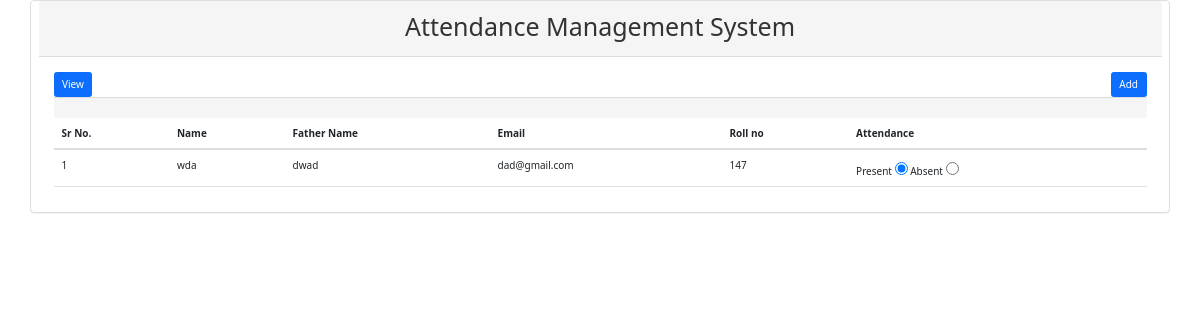
/viewp2.php?date=06-02-22, run on the app's committed database.
### tables this page shows
CREATE TABLE `attendance2` (
  `at_id` int(11) NOT NULL,
  `value` varchar(50) NOT NULL,
  `reg_id` int(11) NOT NULL,
  `date` varchar(30) NOT NULL DEFAULT current_timestamp()
);

CREATE TABLE `stud2` (
  `reg_id` int(11) NOT NULL,
  `name` varchar(50) NOT NULL,
  `fname` varchar(50) NOT NULL,
  `email` varchar(100) NOT NULL,
  `roll` varchar(10) NOT NULL
);

### viewp2.php (the view, shortened to what this page needs)
<?php include_once('connection.php'); ?>
<!DOCTYPE html>
<html lang="en">
<head>
 <link href="https://cdn.jsdelivr.net/npm/bootstrap@5.1.3/dist/css/bootstrap.min.css" rel="stylesheet">
<link rel="stylesheet" href="bootstrap/bootstrap.min.css">
  <link rel="stylesheet" href="https://maxcdn.bootstrapcdn.com/bootstrap/3.4.1/css/bootstrap.min.css">
 <link href="https://cdn.jsdelivr.net/npm/bootstrap@5.1.3/dist/css/bootstrap.min.css" rel="stylesheet">
</head>
<body>
 <div class="panel panel-default container">
  <div class="panel-heading">
    <h1 style="text-align : center">Attendance Management System</h1>
  </div>
  <div class="panel-body">
   <a href="#" class="btn btn-primary">View</a>
   <a href="add2.php" class="btn btn-primary pull-right" style="float:right">Add</a>
  <form method="post">
     <div class="table-responsive">
  <table class="table">
   <thead>
   <tr>
    <th>Sr No.</th>
    <th>Name</th>
    <th>Father Name</th>
    <th>Email</th>
    <th>Roll no</th>
    <th>Attendance</th>
   </tr>
   </thead>
     <?php
     if($_GET['date']){
      $date = $_GET['date'];
      $query = "select stud2.*,attendance2.* from attendance2
      inner join stud2 on attendance2.reg_id=stud2.reg_id and attendance2.date = '$date'";
      $result = $link->query($query);
      if($result->num_rows>0){
       $i=0;
       while($val=$result->fetch_assoc()){
         $i++;
     ?>
   <tr>
    <td><?php echo $i; ?></td>
    <td><?php echo $val['name']; ?></td>
     <td><?php echo $val['fname']; ?></td>
      <td><?php echo $val['email']; ?></td>
      <td><?php echo $val['roll']; ?></td>
      <td>
       Present <input type="radio" value="Present"
       <?php
         if($val['value']=='Present')
         echo 'checked';
       ?>
       >
       Absent <input type="radio" value="Absent"
       <?php
         if($val['value']=='Absent')
         echo 'checked';
       ?>
       >
      </td>
   </tr>
      <?php }}} ?>
       </div>
  </div>
  <div class="panel-footer">
  </div>
 </div>
</body>
</html>

### data on the page
attendance2: stud2.name "wda", stud2.fname "dwad", stud2.email "dad@gmail.com", stud2.roll "147", value "☑"
